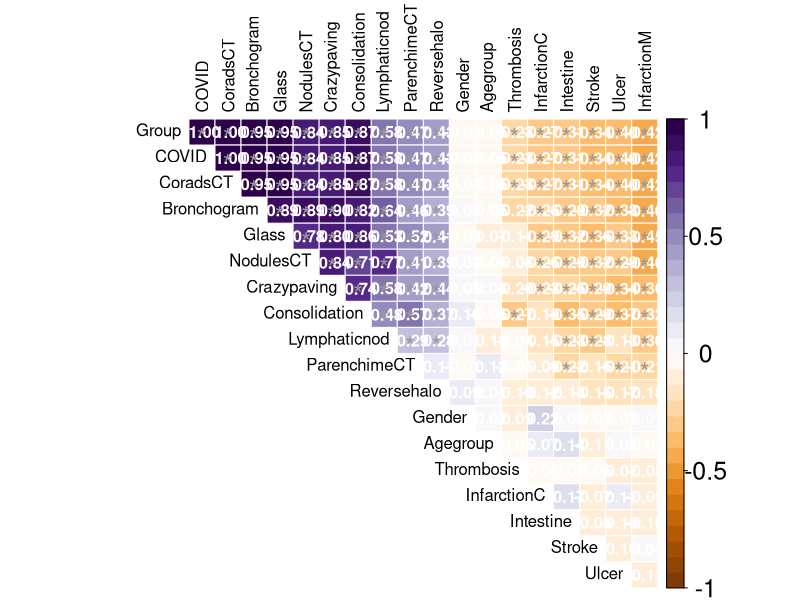
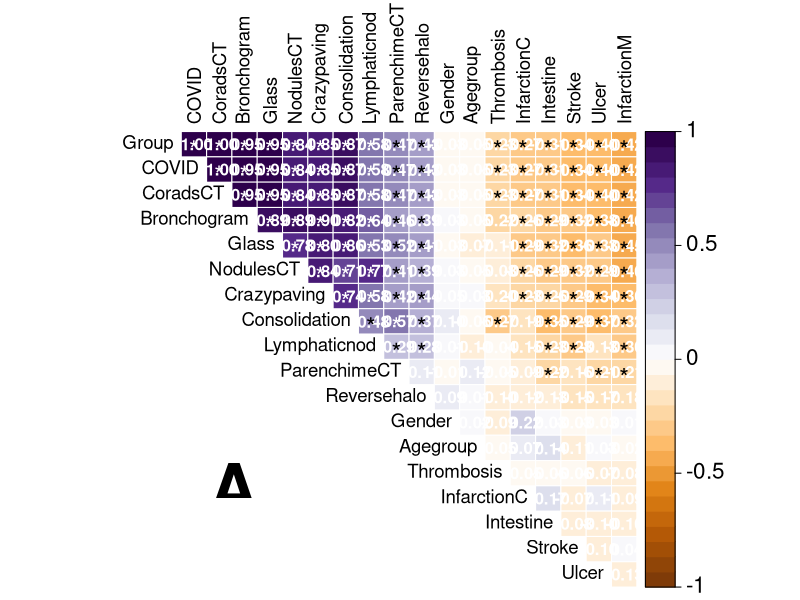

Reproduce these figures in R, in order.

# Таблиця кореляцій:

library(corrplot)
library(RColorBrewer)

# завантажуємо та оформлюємо дані:

corrCoV <- read.csv("correlation_data.csv", header = TRUE)

corrCoV <- corrCoV[-1]
corrCoV$ParenchimeCT <- as.numeric(factor(corrCoV$ParenchimeCT))

R <- cor(corrCoV, method = "kendall")

# проводимо кореляційний аналіз

testRes <- cor.mtest(corrCoV, method = "kendall", conf.level = 0.95)

# формуємо рисунок

Nt <- corrplot(R, p.mat = testRes$p, method = "color",
               type = "upper", col = COL2("PuOr", 30),
               diag = FALSE, outline = "white", order = "FPC",
               addCoef.col = FALSE, tl.col = "black",
               sig.level = c(0.05), pch.cex = 1.5, pch.col = "grey60",
               insig = "label_sig", cl.length = 5, cl.cex = 1.5,
               cl.pos = "r", cl.offset = 0.7)

# визначаємо, де мають бути достовірності та колір «зірочок»

pointcol <- ifelse(Nt$corrPos[,5] < 0.53,
            ifelse(Nt$corrPos[,5] > -0.4, "black", "white"), "white")

# власне, рисунок

corrplot(R, p.mat = testRes$p, method = "color",
            type = "upper", col = COL2("PuOr", 30),
            diag = FALSE, outline = "white", order = "FPC",
            addCoef.col = FALSE, tl.col = "black",
            sig.level = c(0.05), pch.cex = 1.5, pch.col = pointcol,
            insig = "label_sig", tl.cex = 1.12,
            cl.ratio = 0.25, cl.length = 5, cl.cex = 1.35,
            cl.pos = "r", cl.offset = 0.25, cl.align.text = "l")
legend(-3, 10, ncol = 1, cex = 4, legend = "A", text.font = 2, bty = "n")


